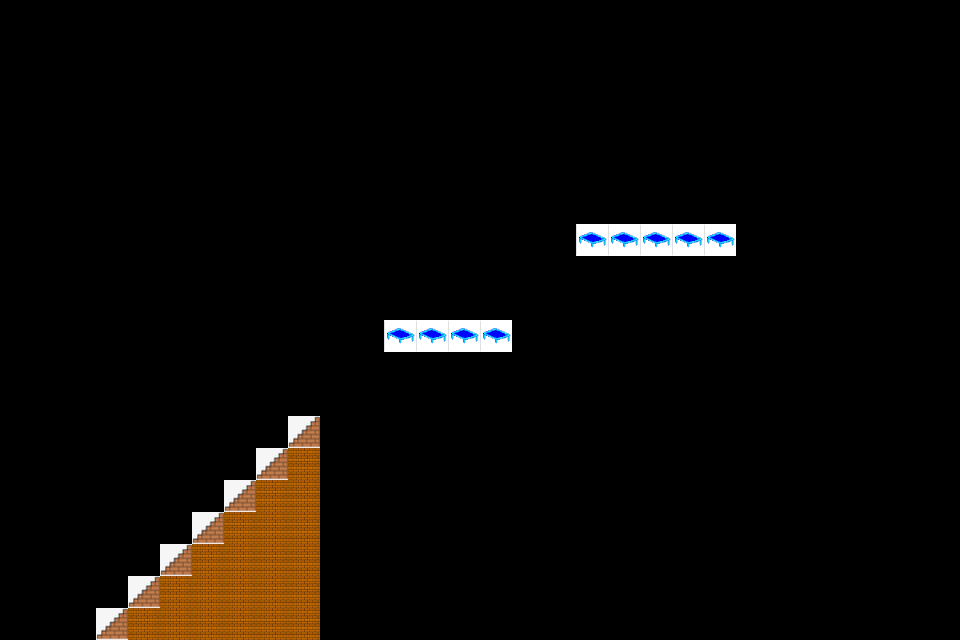

This game map was drawn from its Tiled (.tmx) file and the tilesets committed beside it. A one-line description and the full map source follow:
An orthogonal 30x20 tile map with 32x32 px tiles, 1 tile layer (Tile Layer 1).

<map version="1.9" tiledversion="1.9.2" orientation="orthogonal" renderorder="right-down" width="30" height="20" tilewidth="32" tileheight="32" infinite="0" nextlayerid="2" nextobjectid="1">
 <tileset firstgid="1" source="Tileset.tsx" />
 <layer id="1" name="Tile Layer 1" width="30" height="20">
  <data encoding="csv">
0,0,0,0,0,0,0,0,0,0,0,0,0,0,0,0,0,0,0,0,0,0,0,0,0,0,0,0,0,0,
0,0,0,0,0,0,0,0,0,0,0,0,0,0,0,0,0,0,0,0,0,0,0,0,0,0,0,0,0,0,
0,0,0,0,0,0,0,0,0,0,0,0,0,0,0,0,0,0,0,0,0,0,0,0,0,0,0,0,0,0,
0,0,0,0,0,0,0,0,0,0,0,0,0,0,0,0,0,0,0,0,0,0,0,0,0,0,0,0,0,0,
0,0,0,0,0,0,0,0,0,0,0,0,0,0,0,0,0,0,0,0,0,0,0,0,0,0,0,0,0,0,
0,0,0,0,0,0,0,0,0,0,0,0,0,0,0,0,0,0,0,0,0,0,0,0,0,0,0,0,0,0,
0,0,0,0,0,0,0,0,0,0,0,0,0,0,0,0,0,0,0,0,0,0,0,0,0,0,0,0,0,0,
0,0,0,0,0,0,0,0,0,0,0,0,0,0,0,0,0,0,3,3,3,3,3,0,0,0,0,0,0,0,
0,0,0,0,0,0,0,0,0,0,0,0,0,0,0,0,0,0,0,0,0,0,0,0,0,0,0,0,0,0,
0,0,0,0,0,0,0,0,0,0,0,0,0,0,0,0,0,0,0,0,0,0,0,0,0,0,0,0,0,0,
0,0,0,0,0,0,0,0,0,0,0,0,3,3,3,3,0,0,0,0,0,0,0,0,0,0,0,0,0,0,
0,0,0,0,0,0,0,0,0,0,0,0,0,0,0,0,0,0,0,0,0,0,0,0,0,0,0,0,0,0,
0,0,0,0,0,0,0,0,0,0,0,0,0,0,0,0,0,0,0,0,0,0,0,0,0,0,0,0,0,0,
0,0,0,0,0,0,0,0,0,2,0,0,0,0,0,0,0,0,0,0,0,0,0,0,0,0,0,0,0,0,
0,0,0,0,0,0,0,0,2,1,0,0,0,0,0,0,0,0,0,0,0,0,0,0,0,0,0,0,0,0,
0,0,0,0,0,0,0,2,1,1,0,0,0,0,0,0,0,0,0,0,0,0,0,0,0,0,0,0,0,0,
0,0,0,0,0,0,2,1,1,1,0,0,0,0,0,0,0,0,0,0,0,0,0,0,0,0,0,0,0,0,
0,0,0,0,0,2,1,1,1,1,0,0,0,0,0,0,0,0,0,0,0,0,0,0,0,0,0,0,0,0,
0,0,0,0,2,1,1,1,1,1,0,0,0,0,0,0,0,0,0,0,0,0,0,0,0,0,0,0,0,0,
0,0,0,2,1,1,1,1,1,1,0,0,0,0,0,0,0,0,0,0,0,0,0,0,0,0,0,0,0,0
</data>
 </layer>
</map>